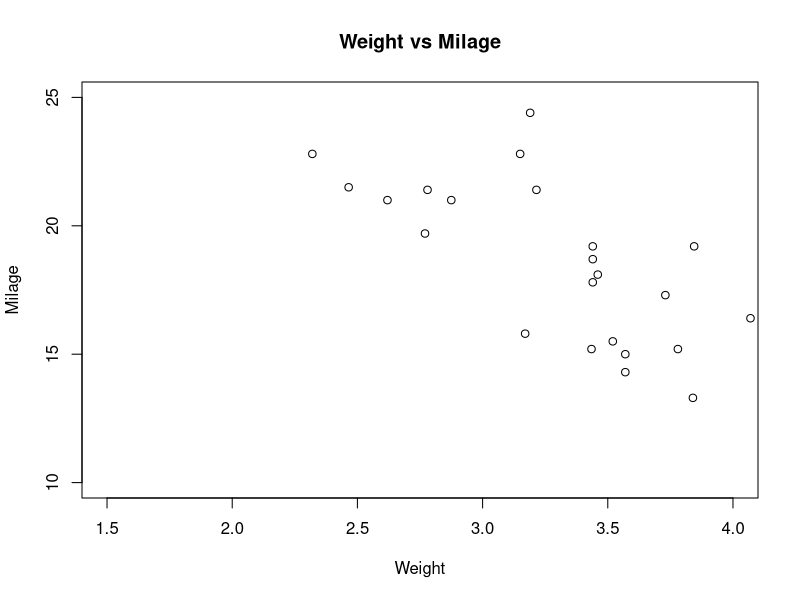
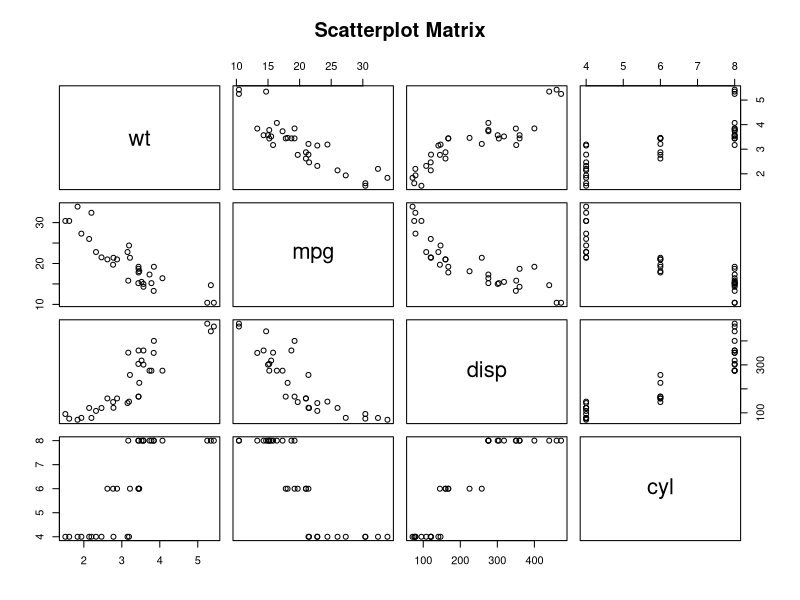
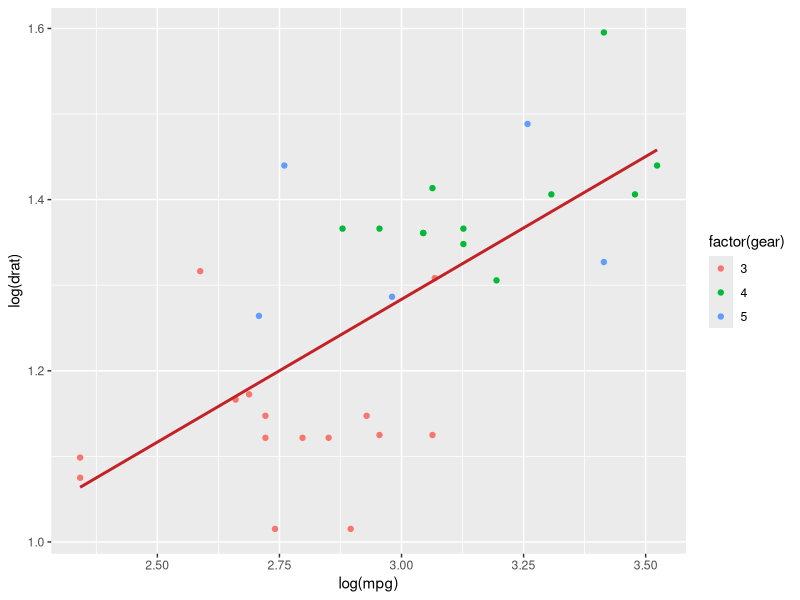
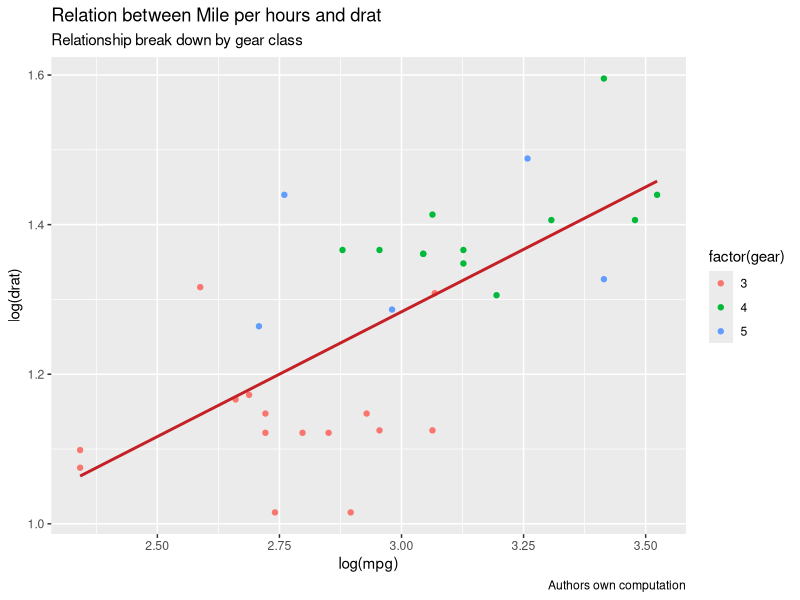
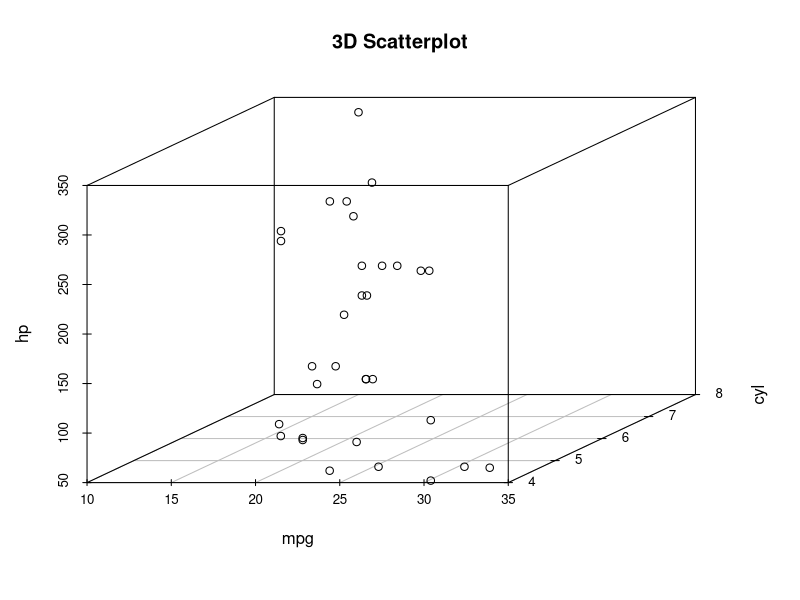

These charts were generated, in order, by the following R code:
input <- mtcars[, c('wt', 'mpg')]
print(head(input))

# Get the input values.
input <- mtcars[, c('wt', 'mpg')]

# Plot the chart for cars with
# weight between 1.5 to 4 and
# mileage between 10 and 25.
plot(x = input$wt, y = input$mpg,
     xlab = "Weight",
     ylab = "Milage",
     xlim = c(1.5, 4),
     ylim = c(10, 25),	
     main = "Weight vs Milage"
)

# Plot the matrices between
# 4 variables giving 12 plots.

# One variable with 3 others
# and total 4 variables.
pairs(~wt + mpg + disp + cyl, data = mtcars,
      main = "Scatterplot Matrix")

# Loading ggplot2 package
library(ggplot2)

# Creating scatterplot with fitted values.
# An additional function stst_smooth
# is used for linear regression.
ggplot(mtcars, aes(x = log(mpg), y = log(drat))) +
  geom_point(aes(color = factor(gear))) +
  stat_smooth(method = "lm",
              col = "#C42126", se = FALSE, size = 1
  )

# Loading ggplot2 package
library(ggplot2)

# Creating scatterplot with fitted values.
# An additional function stst_smooth
# is used for linear regression.
new_graph<-ggplot(mtcars, aes(x = log(mpg),
                              y = log(drat))) +
  geom_point(aes(color = factor(gear))) +
  stat_smooth(method = "lm",
              col = "#C42126",
              se = FALSE, size = 1)

# in above example lm is used for linear regression
# and se stands for standard error.
# Adding title with dynamic name
new_graph + labs(
  title = "Relation between Mile per hours and drat",
  subtitle = "Relationship break down by gear class",
  caption = "Authors own computation"
)

# 3D Scatterplot
library(scatterplot3d)
attach(mtcars)

scatterplot3d(mpg, cyl, hp,
              main = "3D Scatterplot")
